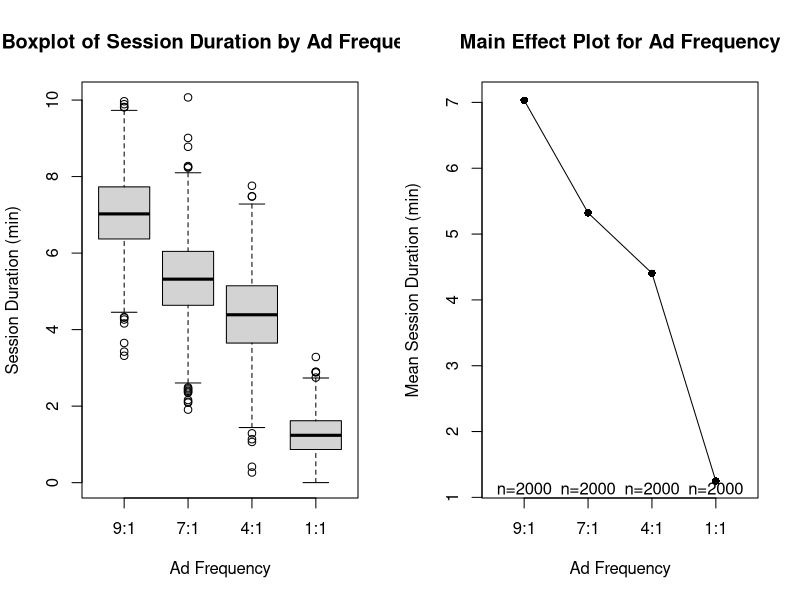
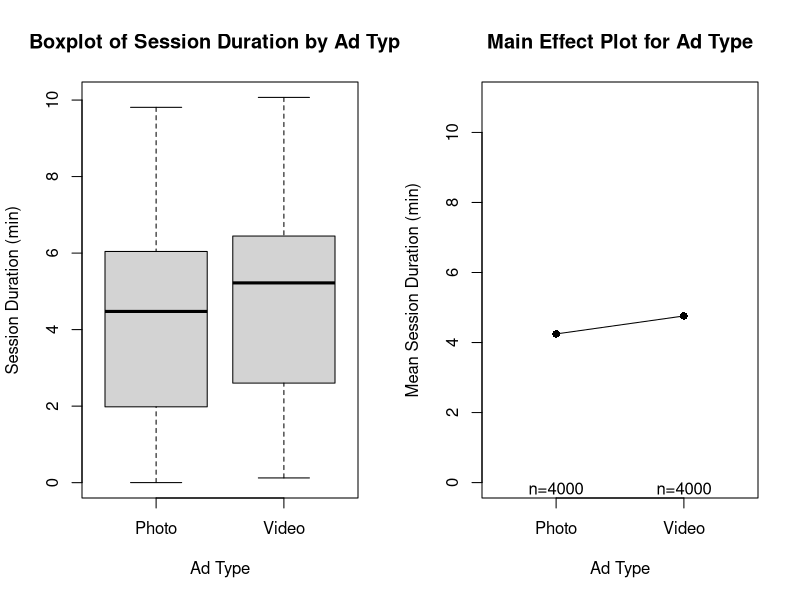
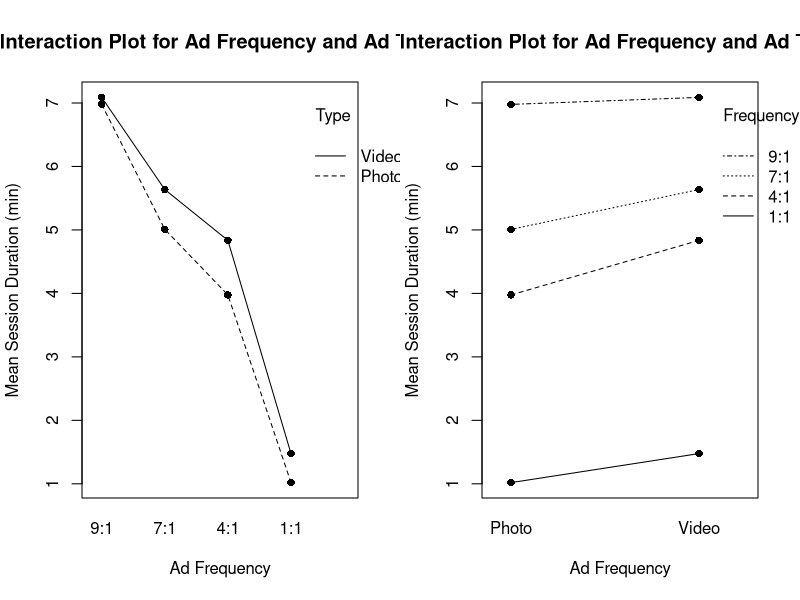

Source code (R) for these figures, in order:
## Instagram Factorial Analysis

## Get the data
setwd("/Users/nstevens/Dropbox/Teaching/STAT_430/Spring_2020/R Stuff/")
data <- read.csv(file = "instagram-factorial.csv", header = T)

Time <- data$Time
Frequency <- factor(data$Frequency, levels = c(0,1,2,3), 
                    labels = c("9:1", "7:1", "4:1", "1:1"))
Type <- factor(data$Type, levels = c(1,2), 
               labels = c("Photo", "Video"))

## Numerical summaries of the data
summary(data.frame(Time, Frequency, Type))
sd(Time)

## Condition Means
cond01 <- mean(Time[Frequency=="9:1" & Type == "Photo"])
cond02 <- mean(Time[Frequency=="9:1" & Type == "Video"])
cond11 <- mean(Time[Frequency=="7:1" & Type == "Photo"])
cond12 <- mean(Time[Frequency=="7:1" & Type == "Video"])
cond21 <- mean(Time[Frequency=="4:1" & Type == "Photo"])
cond22 <- mean(Time[Frequency=="4:1" & Type == "Video"])
cond31 <- mean(Time[Frequency=="1:1" & Type == "Photo"])
cond32 <- mean(Time[Frequency=="1:1" & Type == "Video"])

## Graphical Summaries of the data
library(gplots)
par(mfrow = c(1,2))
boxplot(Time ~ Frequency, main = "Boxplot of Session Duration by Ad Frequency", xlab = "Ad Frequency", ylab = "Session Duration (min)")
plotmeans(Time ~ Frequency, main = "Main Effect Plot for Ad Frequency", xlab = "Ad Frequency", ylab = "Mean Session Duration (min)", pch = 16)

boxplot(Time ~ Type, main = "Boxplot of Session Duration by Ad Type", xlab = "Ad Type", ylab = "Session Duration (min)")
plotmeans(Time ~ Type, main = "Main Effect Plot for Ad Type", xlab = "Ad Type", ylab = "Mean Session Duration (min)", ylim = c(0,11), pch = 16)

interaction.plot(Frequency, Type, Time, main = "Interaction Plot for Ad Frequency and Ad Type", ylab = "Mean Session Duration (min)", xlab = "Ad Frequency")
points(x=c(1,1,2,2,3,3,4,4), 
       y = c(cond01, cond02, cond11, cond12, cond21, cond22, cond31, cond32), 
       pch = 16)
interaction.plot(Type, Frequency, Time, main = "Interaction Plot for Ad Frequency and Ad Type", ylab = "Mean Session Duration (min)", xlab = "Ad Frequency")
points(x=c(1,1,1,1,2,2,2,2), 
       y = c(cond01, cond11, cond21, cond31, cond02, cond12, cond22, cond32), 
       pch = 16)

## Marginal Means
print(paste("9:1 frequency -- ", round(mean(data[data$Frequency==0,]$Time), 2), sep = ""))
print(paste("7:1 frequency -- ", round(mean(data[data$Frequency==1,]$Time), 2), sep = ""))
print(paste("4:1 frequency -- ", round(mean(data[data$Frequency==2,]$Time), 2), sep = ""))
print(paste("1:1 frequency -- ", round(mean(data[data$Frequency==3,]$Time), 2), sep = ""))

print(paste("Photo -- ", round(mean(data[data$Type==1,]$Time), 2), sep = ""))
print(paste("Video -- ", round(mean(data[data$Type==2,]$Time), 2), sep = ""))

## Notes:
# Frequency seems to be have a large and significant main effect
# Type seems to have a small and maybe significant main effect
# Interaction between Frequency and Type is existent but minimal
# Thus, the main effects seem to drive variation in the response (engagement time)

## Formal Analysis of Variance
model <- lm(Time ~ Frequency * Type)
summary(model)
anova(model)

model.full <- model
model.red <- lm(Time ~ Frequency + Type)
anova(model.red, model.full)

## Notes:
# Our intuition based on the plots was correct: the interaction is minimal but significant, and 
# both main effects are, with "Frequency" explaining most of the variation in engagement time.

## The "effect" of Frequency when ad Type is photo
prev <- c("9:1", "7:1", "4:1", "1:1")
f.effect.mat.p <- matrix(0, nrow = 4, ncol = 4)
rownames(f.effect.mat.p) <- prev
colnames(f.effect.mat.p) <- prev
f.pvalue.mat.p <- f.effect.mat.p

for (i in 1:4){
  for (j in 1:4){
    ttest <- t.test(Time[Frequency==prev[i] & Type=="Photo"], 
                    Time[Frequency==prev[j] & Type=="Photo"])
    f.effect.mat.p[i,j] <- as.numeric(diff(ttest$estimate))
    f.pvalue.mat.p[i,j] <- as.numeric(ttest$p.value)
  }
}
# The following matrix shows the expected change in engagement time when going from one level of Frequency to another
# The rows and columns correspond to levels 9:1, 7:1, 4:1, 1:1
f.effect.mat.p
# The following matrix shows the two sided p-values associated with the comparisons in the previous matrix
# The rows and columns correspond to levels 0, 1, 2, 3 (9:1, 7:1, 4:1, 1:1)
f.pvalue.mat.p

## The "effect" of Frequency when ad Type is video
prev <- c("9:1", "7:1", "4:1", "1:1")
f.effect.mat.v <- matrix(0, nrow = 4, ncol = 4)
rownames(f.effect.mat.v) <- prev
colnames(f.effect.mat.v) <- prev
f.pvalue.mat.v <- f.effect.mat.v

for (i in 1:4){
  for (j in 1:4){
    ttest <- t.test(Time[Frequency==prev[i] & Type=="Video"], 
                    Time[Frequency==prev[j] & Type=="Video"])
    f.effect.mat.v[i,j] <- as.numeric(diff(ttest$estimate))
    f.pvalue.mat.v[i,j] <- as.numeric(ttest$p.value)
  }
}
# The following matrix shows the expected change in engagement time when going from one level of Frequency to another
# The rows and columns correspond to levels 9:1, 7:1, 4:1, 1:1
f.effect.mat.v
# The following matrix shows the two sided p-values associated with the comparisons in the previous matrix
# The rows and columns correspond to levels 0, 1, 2, 3 (9:1, 7:1, 4:1, 1:1)
f.pvalue.mat.v
